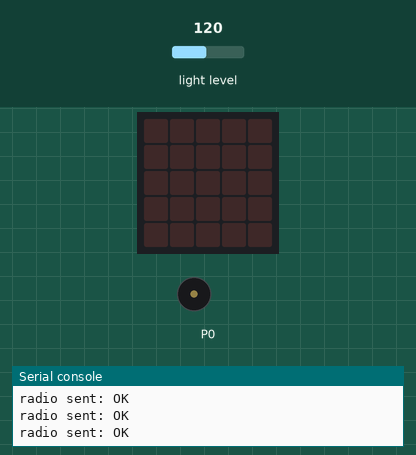
Simulated run of this program. Board: BBC micro:bit (MakeCode). On the bench: the board's 5×5 LED display, buzzer (waves = sounding), the last lines printed to the serial console. Inputs (shaded band) come from the test bench; at power-on: light level 120. No radio messages arrive unless stated (any console line starting 'radio sent:' is added by the test bench).

Above: at 1.2 s.
1.3 s: light level set to 197
2.8 s: light level set to 202
At 3.6 s:
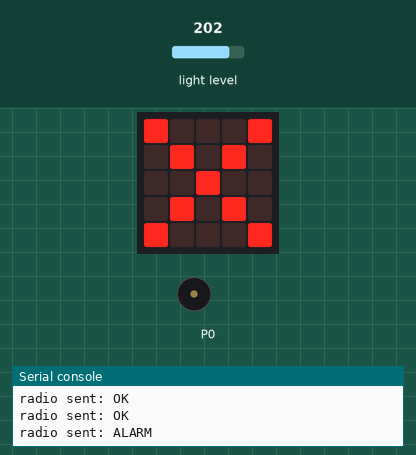
At 4.98 s:
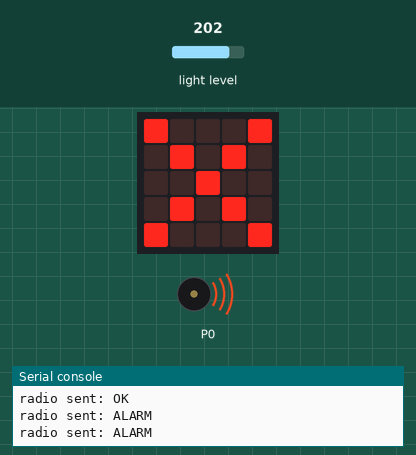
Timing chart, 0 to 11.9 s (numbered marks = the images above; inputs shaded):
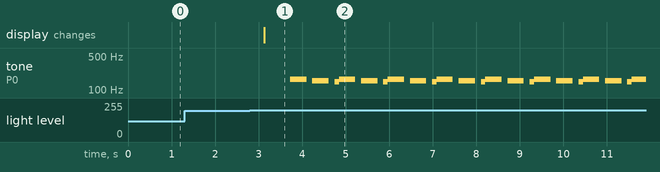

Measured:
- the behaviour switches between 199 and 200 on light level (found by bisection; images 0 and 1)
- after the input at 2.8 s, tone on P0: silent → 165 Hz after 0.93 s, then repeats every 1.1 s: silent 0.14 s, 156 Hz 0.38 s, silent 0.14 s, 147 Hz 0.10 s, 165 Hz 0.38 s; the display: changes after 0.33 s (image 1)

The program:

microbit_b.py
```python
lightValue = 0
# Microbit A - phone detector
radio.set_group(7)
threshold = 200

def on_forever():
    global lightValue
    lightValue = input.light_level()
    if lightValue < threshold:
        # Phone is inside
        radio.send_string("OK")
    else:
        # Phone removed
        radio.send_string("ALARM")
        basic.show_icon(IconNames.NO)
        music.start_melody(music.built_in_melody(Melodies.WAWAWAWAA),
            MelodyOptions.ONCE)
    basic.pause(500)
basic.forever(on_forever)
```
